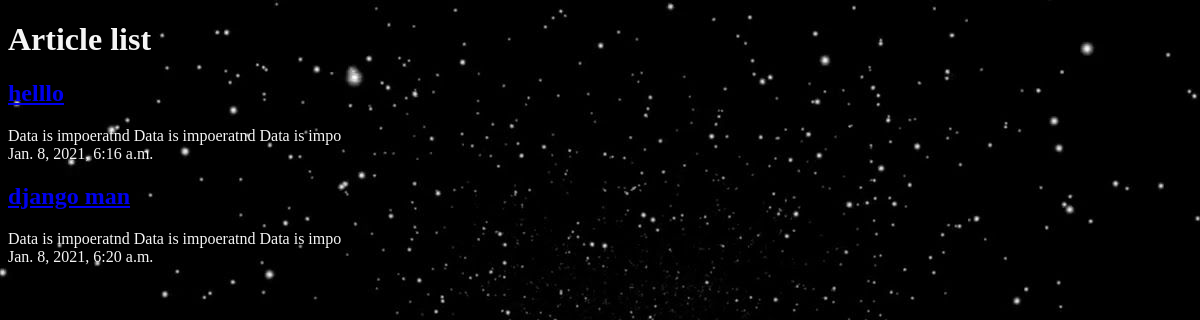
The app's page /articles/, older data.
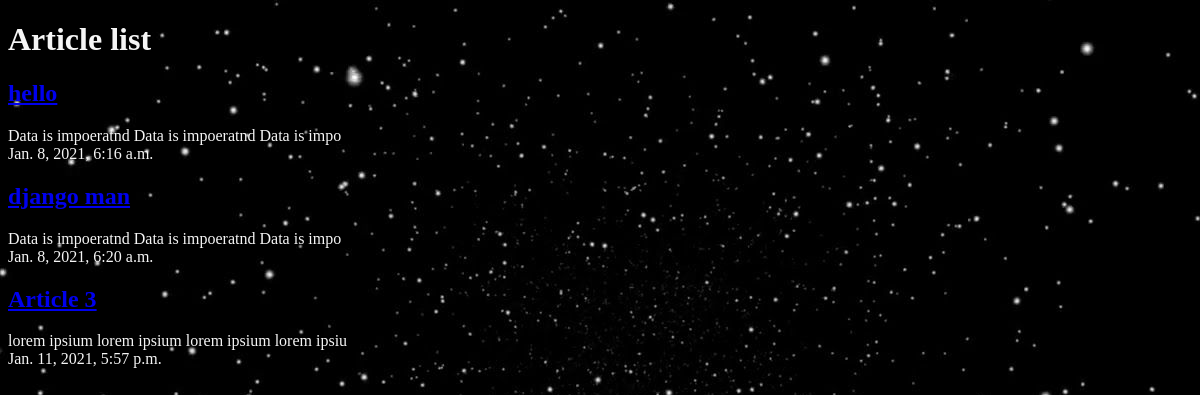
The same page, newer data.
### articles/models.py (models this page shows, shortened)
class Article(models.Model):
    title = models.CharField(max_length = 100)
    slug = models.SlugField()
    body = models.TextField()
    date = models.DateTimeField(auto_now_add = True)
    thumb = models.ImageField('default.png', blank = True)
    def snippenBody(self):
        return self.body[:50]

### articles/views.py (the view)
# urls.py: path('', views.articles_list, name='list'),
def articles_list(request):
    articles = Article.objects.all().order_by('date')
    return render(request, 'articles/article_list.html', {'articles': articles})

### articles/templates/articles/article_list.html
{% extends 'commen.html' %}
{% block content %}
    <h1>Article list</h1>
    <div>
        {% for article in articles %}
        <h2><a href="{% url 'articles:details' page=article.slug %}">{{article.title}}</a></h2>
        <div>
            {{article.snippenBody}}
        </div>
        <div>
            {{article.date}}
        </div>
        {% endfor %}
    </div>
{% endblock %}

Row changes from the older to the newer data that the page shows:
changed Article: title "helllo" → "hello"
added Article: title "Article 3", snippenBody "lorem ipsium lorem ipsium lorem ipsium lorem ipsiu", date "Jan. 11, 2021, 5:57 p.m."
